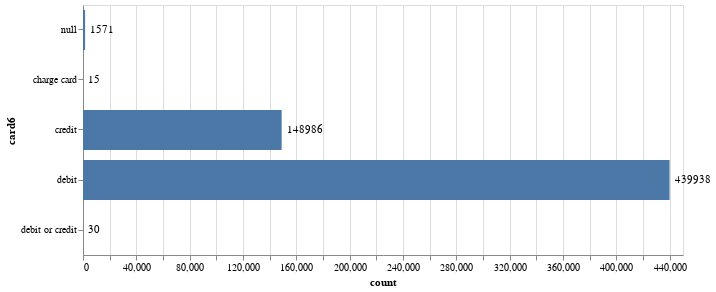

The notebook cell saved with this chart:
### Code cell
bar_chart=alt.Chart(card6Group).mark_bar(size=40).encode(x='count:Q',y='card6:N')
bar_text = bar_chart.mark_text(align='left', baseline='middle', dx=5).encode(text='count:Q')
(bar_chart + bar_text).properties(height=alt.Step(50), width=600)

### Figure 1 — Vega-Lite specification as saved in the notebook (floating-point values rounded to 4 significant figures)
{"$schema": "https://vega.github.io/schema/vega-lite/v4.17.0.json", "config": {"view": {"continuousHeight": 300, "continuousWidth": 400}}, "data": {"name": "data-029a369ff928698b5118fd83c606fafe"}, "datasets": {"data-029a369ff928698b5118fd83c606fafe": [{"card6": "charge card", "count": 15}, {"card6": "credit", "count": 148986}, {"card6": "debit", "count": 439938}, {"card6": "debit or credit", "count": 30}, {"card6": null, "count": 1571}]}, "height": {"step": 50}, "layer": [{"encoding": {"x": {"field": "count", "type": "quantitative"}, "y": {"field": "card6", "type": "nominal"}}, "mark": {"size": 40, "type": "bar"}}, {"encoding": {"text": {"field": "count", "type": "quantitative"}, "x": {"field": "count", "type": "quantitative"}, "y": {"field": "card6", "type": "nominal"}}, "mark": {"align": "left", "baseline": "middle", "dx": 5, "type": "text"}}], "width": 600}
